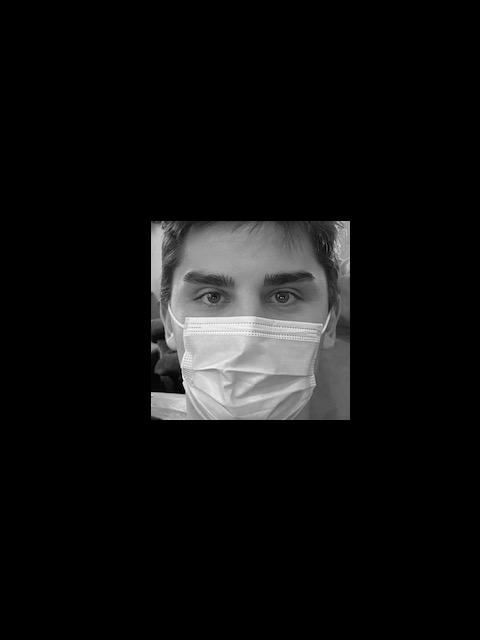
#> input picture foobar.jpg, 480 x 640 px
$ python checkHistogram.py foobar.jpg
#> lines starting #> are read from the running program, lines starting #| are printed output that depends on the picture; after the words box and inside, x2 and y2 are one past the last pixel; in counts of white or black regions, pixels touching at a corner belong together; long printed decimals are rounded
# takes input image and outputs average of histogram comparisons

import cv2
import sys
import numpy as np
from matplotlib import pyplot as plt
# from sklearn.cluster import KMeans

if (len(sys.argv) != 2):
    print("Please enter onne image file")
    exit(1)
# Load the cascade
face_cascade = cv2.CascadeClassifier('haarcascade_frontalface_default.xml')

file = sys.argv[1]

# Read the input image
img = cv2.imread(file)
#> img is the input picture: shape (640, 480, 3); min 0, max 255, mean 16.9

# Convert into grayscale
gray = cv2.cvtColor(img, cv2.COLOR_BGR2GRAY)

# Detect faces
faces = face_cascade.detectMultiScale(gray, 1.1, 10)
#> faces = [[145, 216, 209, 209]]
# Draw rectangle around the faces
#for (x, y, w, h) in faces:
   # cv2.rectangle(img, (x, y), (x + w, y + h), (255, 0, 0), 2)
   #print(1)
x = faces[0][0]
#> x = 145
y =faces[0][1]
#> y = 216
w = faces[0][2]
#> w = 209
h = faces[0][3]
#> h = 209
# Display the output
cv2.waitKey()

# Change BGR to RGB
img2 = cv2.cvtColor(img, cv2.COLOR_BGR2RGB)
anewh = int(h/2)
#> anewh = 104
anewy = int(y+anewh)
#> anewy = 320
xscalefactor = int(0.15*(w)) #Reduces Horizontal Window by 30%
#> xscalefactor = 31

# Make the Mask
mask = np.zeros(img2.shape[:2], np.uint8)
mask[:,:] = 0
rectangle = cv2.rectangle(mask,(x+xscalefactor,y),(x+w-xscalefactor,y+(anewh)),(255,255,255),-1)
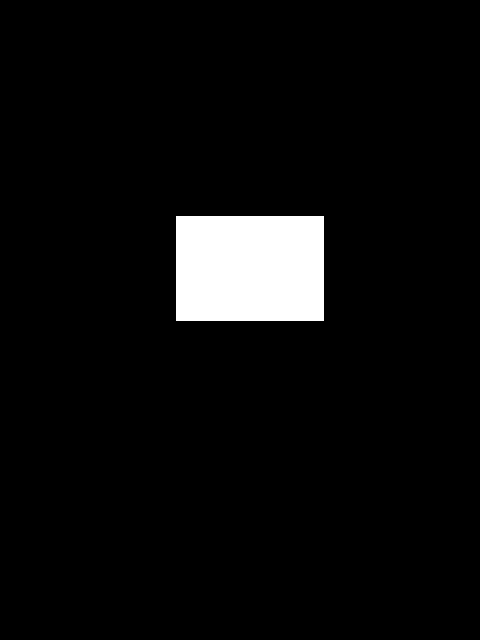
#> rectangle: shape (640, 480); 5.1% white; 1 white region, box (x1, y1, x2, y2) and area: (176, 216, 324, 321) 15540
masked_img = cv2.bitwise_and(img2,img2,mask = rectangle) #mask
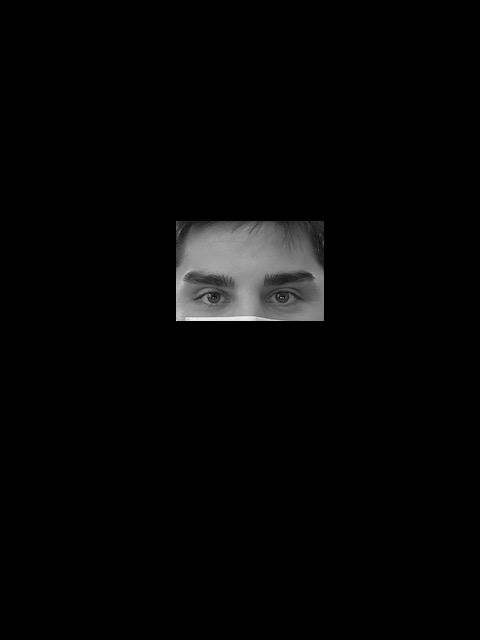
#> masked_img: shape (640, 480, 3); min 0, max 244, mean 5.5

# Calculate histogram with mask and without mask
# Check third argument for mask
hist1r = cv2.calcHist([img2],[0],mask,[256],[0,256])
#> hist1r = 256 values, max 482 at index 0, min 0 at index 10, mean 60.7
hist1g = cv2.calcHist([img2],[1],mask,[256],[0,256])
#> hist1g has the same summary as hist1r
hist1b = cv2.calcHist([img2],[2],mask,[256],[0,256])
#> hist1b has the same summary as hist1r


mask2 = np.zeros(img2.shape[:2], np.uint8)
mask2[:,:] = 0
rectangle2 = cv2.rectangle(mask2,(x+xscalefactor,anewy),(x+w-xscalefactor,y+h),(255,255,255),-1)
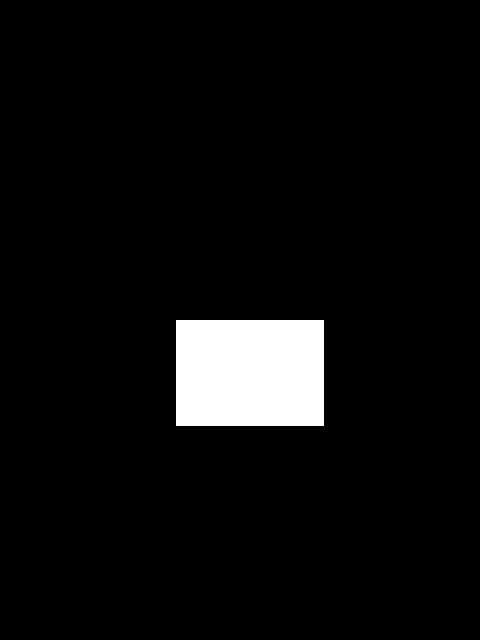
#> rectangle2: shape (640, 480); 5.1% white; 1 white region, box (x1, y1, x2, y2) and area: (176, 320, 324, 426) 15688
masked_img2 = cv2.bitwise_and(img2,img2,mask = rectangle2) #mask
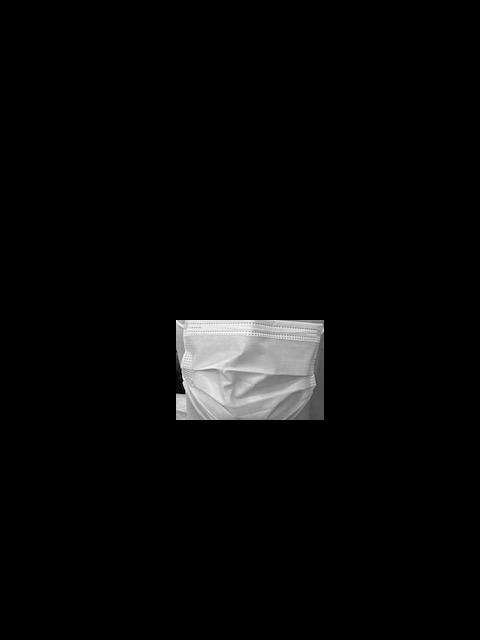
#> masked_img2: shape (640, 480, 3); min 0, max 255, mean 8.1

# Calculate histogram with mask and without mask
# Check third argument for mask

hist2r = cv2.calcHist([img2],[0],mask2,[256],[0,256])
#> hist2r = 256 values, max 679 at index 0, min 0 at index 14, mean 61.28
hist2g = cv2.calcHist([img2],[1],mask2,[256],[0,256])
#> hist2g has the same summary as hist2r
hist2b = cv2.calcHist([img2],[2],mask2,[256],[0,256])
#> hist2b has the same summary as hist2r

# CompareHistograms
redVal = cv2.compareHist(hist1r, hist2r, cv2.HISTCMP_CORREL)
#> redVal = 0.237
greenVal = cv2.compareHist(hist1g, hist2g, cv2.HISTCMP_CORREL)
#> greenVal = 0.237
blueVal = cv2.compareHist(hist1b, hist2b, cv2.HISTCMP_CORREL)
#> blueVal = 0.237
# [4 lines of commented-out code are left out]
mean = (redVal + greenVal + blueVal) / 3
#> mean = 0.237

print(mean)
#| 0.2374
